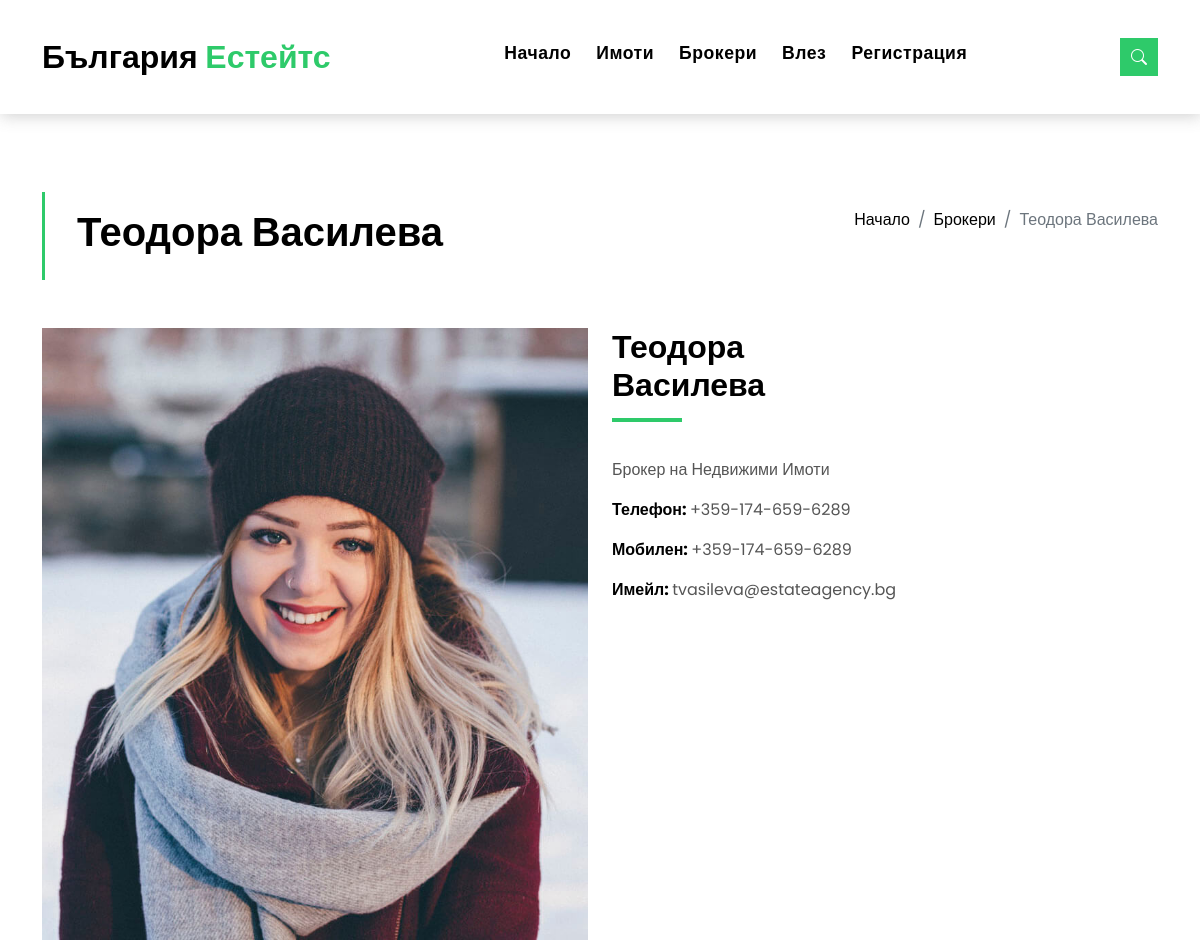
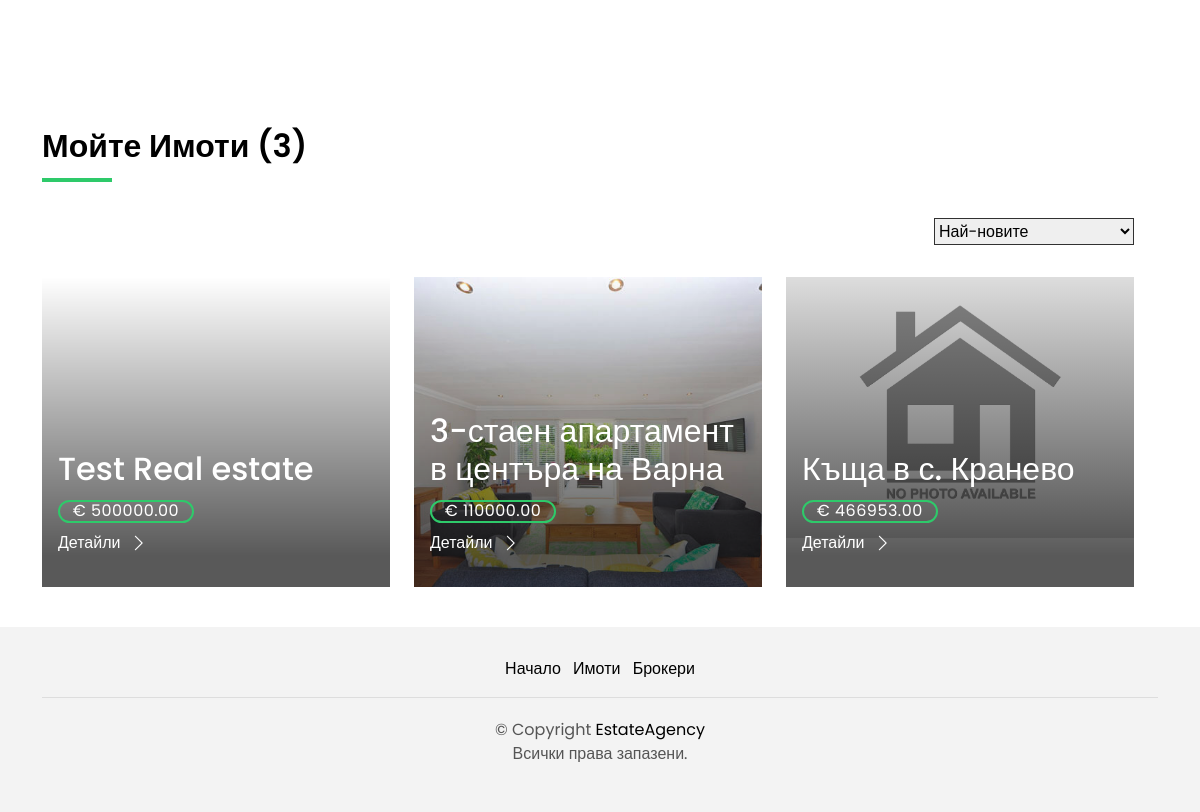
Screenshot of /agent.php?id=3 with the database file from the repository (2 pictures, top to bottom).
### tables this page shows
CREATE TABLE `users` (
  `id` bigint(20) UNSIGNED NOT NULL,
  `profile_picture` varchar(128) DEFAULT NULL,
  `first_name` varchar(128) NOT NULL,
  `last_name` varchar(128) NOT NULL,
  `type_id` smallint(5) UNSIGNED DEFAULT NULL,
  `email` varchar(128) NOT NULL,
  `phone_number` varchar(32) NOT NULL,
  `bio` varchar(255) DEFAULT NULL,
  `password` varchar(256) DEFAULT NULL
);

CREATE TABLE `real_estates` (
  `id` bigint(20) UNSIGNED NOT NULL,
  `title` varchar(255) NOT NULL,
  `finished_at` date DEFAULT NULL,
  `price` decimal(15,2) UNSIGNED DEFAULT NULL,
  `area` smallint(5) UNSIGNED DEFAULT NULL,
  `type_id` smallint(5) UNSIGNED DEFAULT NULL,
  `construction_id` smallint(5) UNSIGNED DEFAULT NULL,
  `level_id` smallint(5) UNSIGNED DEFAULT NULL,
  `user_id` bigint(20) UNSIGNED DEFAULT NULL,
  `address` varchar(255) DEFAULT NULL,
  `garages` tinyint(3) UNSIGNED DEFAULT NULL,
  `bedrooms` tinyint(3) UNSIGNED DEFAULT NULL,
  `bathrooms` tinyint(3) UNSIGNED DEFAULT NULL,
  `living_rooms` tinyint(3) UNSIGNED DEFAULT NULL,
  `description` text DEFAULT NULL,
  `created_at` datetime DEFAULT NULL
);

CREATE TABLE `real_estate_images` (
  `id` bigint(20) UNSIGNED NOT NULL,
  `path` varchar(255) NOT NULL,
  `real_estate_id` bigint(20) UNSIGNED NOT NULL
);

### public/search-form.php (called while the page is built, shortened)
<?php
require_once('../db/connection.php');
$db = new DB();
?>

### db/connection.php (called while the page is built, shortened)
<?php
class DB
{
    private $connection;
    function __construct()
    {
        $this->connection = new PDO('mysql:host=' . CONFIG['host'] . ';dbname=' . CONFIG['dbname'], CONFIG['user'], CONFIG['password'], [
            PDO::FETCH_ASSOC
        ]);
    }
    public function escape($val)
    {
        return $this->connection->quote($val);
    }
    public function fetch(string $stm)
    {
        return $this->connection->query($stm)->fetchAll();
    }
    public function first(string $stm)
    {
        return $this->connection->query($stm)->fetch();
    }
    public function __destruct()
    {
        $this->connection = null;
    }
}

### public/agent.php (the view, shortened to what this page needs)
<?php
include_once('../db/connection.php');
$sort_by_date = (isset($_GET['sort_by_date']) ? $_GET['sort_by_date'] : 'desc');
$db = new DB();
$agent_id = $db->escape(isset($_GET["id"]) ? $_GET["id"] : -1);
$agent = $db->first("SELECT *, users.first_name as first_name, users.last_name as last_name, users.email as email, users.phone_number as phone_number, users.bio as bio, users.profile_picture as profile_picture  FROM users WHERE users.id=$agent_id");
list($estates_count) = $db->first("SELECT COUNT(id) as count FROM real_estates WHERE user_id=$agent_id");
$page = (isset($_GET['page']) ? $_GET['page'] : 1);
$limit = 6;
$offset = ($page - 1) * $limit;
$estates = $db->fetch('SELECT * from real_estates WHERE user_id = ' . $agent_id . ' ORDER BY created_at ' . strtoupper($sort_by_date) . ' LIMIT ' . $limit . ' OFFSET ' . $offset);
?>
<?php
include_once('header.php');
?>
   <section class="intro-single">
    <div class="container">
      <div class="row">
        <div class="col-md-12 col-lg-8">
          <div class="title-single-box">
            <h1 class="title-single"><?=$agent['first_name']?> <?=$agent['last_name']?></h1>
          </div>
        </div>
        <div class="col-md-12 col-lg-4">
          <nav aria-label="breadcrumb" class="breadcrumb-box d-flex justify-content-lg-end">
            <ol class="breadcrumb">
              <li class="breadcrumb-item">
                <a href="/">Начало</a>
              </li>
              <li class="breadcrumb-item">
                <a href="agents.php">Брокери</a>
              </li>
              <li class="breadcrumb-item active" aria-current="page">
                <?=$agent['first_name']?> <?=$agent['last_name']?>
              </li>
            </ol>
          </nav>
        </div>
      </div>
    </div>
  </section>
  <section class="agent-single">
    <div class="container">
      <div class="row">
        <div class="col-sm-12">
          <div class="row">
            <div class="col-md-6">
              <div class="agent-avatar-box">
                <img src="<?=$agent['profile_picture'] ? $agent['profile_picture'] : "assets/img/500x500.gif" ?>" alt="" class="agent-avatar img-fluid">
              </div>
            </div>
            <div class="col-md-5 section-md-t3">
              <div class="agent-info-box">
                <div class="agent-title">
                  <div class="title-box-d">
                    <h3 class="title-d"><?=$agent['first_name']?>
                      <br> <?=$agent['last_name']?>
                    </h3>
                  </div>
                </div>
                <div class="agent-content mb-3">
                  <p class="content-d color-text-a">
                    <?=$agent['bio']?>
                  </p>
                  <div class="info-agents color-a">
                    <p>
                      <strong>Телефон: </strong>
                      <span class="color-text-a"> <?=$agent['phone_number']?> </span>
                    </p>
                    <p>
                      <strong>Мобилен: </strong>
                      <span class="color-text-a"> <?=$agent['phone_number']?> </span>
                    </p>
                    <p>
                      <strong>Имейл: </strong>
                      <span class="color-text-a"> <?=$agent['email']?></span>
                    </p>
                  </div>
                </div>
              </div>
            </div>
          </div>
        </div>
        <div class="col-md-12 section-t8">
          <div class="title-box-d">
            <h3 class="title-d">Мойте Имоти (<?=$estates_count?>)</h3>
          </div>
        </div>
        <div class="row property-grid grid">
          <div class="col-sm-12">
            <div class="grid-option">
                <form action="" method="GET">
                    <select class="custom-select" name='sort_by_date' onchange="this.form.submit()">
                        <option value="desc" <?= $sort_by_date == 'desc' ? 'selected' : '' ?>>Най-новите</option>
                    </select>
                </form>
            </div>
          </div>
        <?php
            foreach ($estates as $estate) {
                $estate_id = $estate['id'];
                $estate_first_image = $db->first("SELECT * FROM real_estate_images WHERE real_estate_id=$estate_id");
                if (!$estate_first_image) {
                    $path = '/assets/img/no-property-img.png';
                } else {
                    $path = $estate_first_image['path'];
                }
        ?>
          <div class="col-md-4">
            <div class="card-box-a card-shadow">
              <div class="img-box-a img-box-reset">
                <img src="<?=$path?>" alt="" class="img-a img-fluid">
              </div>
              <div class="card-overlay">
                <div class="card-overlay-a-content">
                  <div class="card-header-a">
                    <h2 class="card-title-a">
                      <a href="#"><?=$estate['title']?></a>
                    </h2>
                  </div>
                  <div class="card-body-a">
                    <div class="price-box d-flex">
                      <span class="price-a"> € <?=$estate['price']?></span>
                    </div>
                    <a href="#" class="link-a">Детайли
                      <span class="bi bi-chevron-right"></span>
                    </a>
                  </div>
                </div>
              </div>
            </div>
          </div>
        <?php
            }
        ?>
      </div>
    </div>
  </section>
<?php include_once('footer.php'); ?>

### public/assets/css/style.css (style rules this page uses)
body { font-family: "Poppins", sans-serif; color: #555555; }
h1, h2, h3, h4, h5, h6 { color: #000000; }
a { color: #000000; text-decoration: none; transition: all 0.5s ease; }
.link-a { text-decoration: none; color: #ffffff; text-decoration: none; }
@media (min-width: 768px) { .link-a { font-size: 0.9rem; } }
@media (min-width: 992px) { .link-a { font-size: 1rem; } }
.link-a span { font-size: 18px; vertical-align: middle; margin-left: 5px; }
@media (min-width: 768px) { .link-a span { font-size: 1.5rem; } }
@media (min-width: 992px) { .link-a span { font-size: 18px; } }
.color-a { text-decoration: none; color: #000000; }
.color-text-a { text-decoration: none; color: #555555; }
.section-t8 { padding-top: 8rem; }
.title-box-d { padding-bottom: 1.8rem; margin-bottom: 1rem; position: relative; }
.title-box-d .title-d { font-weight: 600; font-size: 2rem; }
.title-box-d .title-d:after { content: ""; position: absolute; width: 70px; height: 4px; background-color: #2eca6a; bottom: 20px; left: 0; }
.intro-single { padding: 12rem 0 3rem; }
.intro-single .title-single-box { padding: 1rem 0 1rem 2rem; }
.intro-single .title-single-box { border-left: 3px solid #2eca6a; }
.intro-single .title-single-box .title-single { font-weight: 600; font-size: 2.2rem; }
@media (min-width: 768px) { .intro-single .title-single-box .title-single { font-size: 2.1rem; } }
@media (min-width: 992px) { .intro-single .title-single-box .title-single { font-size: 2.5rem; } }
.intro-single .breadcrumb-box { padding: 1rem 0 0 0.5rem; }
.intro-single .breadcrumb { background-color: transparent; padding-right: 0; padding-left: 0; }
.card-box-a span, .card-box-b span, .card-box-c span, .card-box-d span { line-height: 0; }
@media (min-width: 768px) { .grid .card-box-a, .grid .card-box-b, .grid .card-box-c, .grid .card-box-d { margin-bottom: 2.5rem; } }
.card-box-a, .card-box-b, .card-box-d { position: relative; overflow: hidden; -webkit-backface-visibility: hidden; backface-visibility: hidden; }
.card-box-a .img-a, .card-box-a .img-b, .card-box-b .img-a, .card-box-b .img-b { transition: 0.8s all ease-in-out; }
@media (min-width: 768px) { .card-box-a .price-a, .card-box-b .price-a { font-size: 0.9rem; } }
@media (min-width: 992px) { .card-box-a .price-a, .card-box-b .price-a { font-size: 1rem; } }
.card-overlay { position: absolute; width: 100%; height: 100%; top: 0; left: 0; }
.card-shadow { -webkit-backface-visibility: hidden; backface-visibility: hidden; }
.card-shadow:before { content: " "; position: absolute; top: 0; left: 0; width: 100%; height: 100%; z-index: 1; background: linear-gradient(to bottom, rgba(0, 0, 0, 0) 0%, rgba(0, 0, 0, 0.2) 27%, rgba(0, 0, 0, 0.65) 90%); }
.card-overlay-a-content { transition: all 0.5s ease-in; position: absolute; width: 100%; bottom: 0px; z-index: 2; }
@media (min-width: 768px) { .card-overlay-a-content { bottom: -20px; } }
@media (min-width: 992px) { .card-overlay-a-content { bottom: 0px; } }
.card-header-a { padding: 0 1rem; }
.card-header-a .card-title-a { color: #ffffff; margin-bottom: 0; padding-bottom: 0.7rem; }
@media (min-width: 768px) { .card-header-a .card-title-a { font-size: 1.3rem; } }
@media (min-width: 992px) { .card-header-a .card-title-a { font-size: 2rem; } }
.card-header-a .card-title-a a { color: #ffffff; text-decoration: none; }
.card-body-a { z-index: 2; transition: all 0.5s ease-in; padding: 0rem 1rem 2rem 1rem; }
.card-body-a .price-box { padding-bottom: 0.5rem; }
.price-a { color: #ffffff; padding: 0.6rem 0.8rem; border: 2px solid #2eca6a; border-radius: 50px; text-transform: uppercase; letter-spacing: 0.03em; }
.property-grid .grid-option { text-align: right; margin-bottom: 2rem; }
.property-grid .grid-option .custom-select { border-radius: 0; width: 200px; border-color: #313131; }
.property-grid .grid-option .custom-select option { border-color: #313131; }

### public/header.php (style rules this page uses)
.img-box-reset { max-height: 310px; min-height: 310px; }

### rows the page displays
users: first_name "Теодора", last_name "Василева", profile_picture (picture), bio "Брокер на Недвижими Имоти", phone_number "+359-174-659-6289", email "tvasileva@estateagency.bg"
real_estates: title "Test Real estate", price "500000.00"
real_estates: real_estate_images.path (picture), title "3-стаен апартамент в центъра на Варна", price "110000.00"
real_estates: shows a picture, title "Къща в с. Кранево", price "466953.00"

### other values shown
$estates_count "3"
